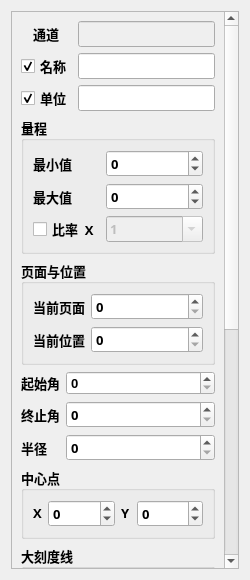
<?xml version="1.0" encoding="UTF-8"?>
<ui version="4.0">
 <class>MeterConfigDlg</class>
 <widget class="QWidget" name="MeterConfigDlg">
  <property name="windowModality">
   <enum>Qt::WindowModal</enum>
  </property>
  <property name="geometry">
   <rect>
    <x>0</x>
    <y>0</y>
    <width>250</width>
    <height>580</height>
   </rect>
  </property>
  <property name="sizePolicy">
   <sizepolicy hsizetype="Preferred" vsizetype="Preferred">
    <horstretch>0</horstretch>
    <verstretch>0</verstretch>
   </sizepolicy>
  </property>
  <property name="maximumSize">
   <size>
    <width>16777215</width>
    <height>16777215</height>
   </size>
  </property>
  <property name="font">
   <font>
    <family>楷体</family>
    <pointsize>10</pointsize>
    <weight>75</weight>
    <bold>true</bold>
   </font>
  </property>
  <property name="windowTitle">
   <string>Form</string>
  </property>
  <layout class="QVBoxLayout" name="verticalLayout_2">
   <item>
    <widget class="QScrollArea" name="scrollArea">
     <property name="sizePolicy">
      <sizepolicy hsizetype="Preferred" vsizetype="Preferred">
       <horstretch>0</horstretch>
       <verstretch>0</verstretch>
      </sizepolicy>
     </property>
     <property name="widgetResizable">
      <bool>true</bool>
     </property>
     <widget class="QWidget" name="scrollAreaWidgetContents">
      <property name="geometry">
       <rect>
        <x>0</x>
        <y>0</y>
        <width>235</width>
        <height>895</height>
       </rect>
      </property>
      <layout class="QVBoxLayout" name="verticalLayout">
       <item>
        <layout class="QGridLayout" name="gridLayout_5">
         <item row="0" column="0" alignment="Qt::AlignHCenter|Qt::AlignVCenter">
          <widget class="QLabel" name="channelLablel">
           <property name="text">
            <string>通道</string>
           </property>
           <property name="buddy">
            <cstring>channelLineEdit</cstring>
           </property>
          </widget>
         </item>
         <item row="0" column="1">
          <widget class="QLineEdit" name="channelLineEdit">
           <property name="enabled">
            <bool>false</bool>
           </property>
           <property name="font">
            <font>
             <family>04b_21</family>
             <pointsize>10</pointsize>
            </font>
           </property>
           <property name="focusPolicy">
            <enum>Qt::ClickFocus</enum>
           </property>
           <property name="autoFillBackground">
            <bool>false</bool>
           </property>
           <property name="readOnly">
            <bool>false</bool>
           </property>
           <property name="cursorMoveStyle">
            <enum>Qt::LogicalMoveStyle</enum>
           </property>
          </widget>
         </item>
         <item row="1" column="1">
          <widget class="QLineEdit" name="titleLineEdit"/>
         </item>
         <item row="2" column="1">
          <widget class="QLineEdit" name="UnitsLineEdit">
           <property name="sizePolicy">
            <sizepolicy hsizetype="Preferred" vsizetype="Fixed">
             <horstretch>0</horstretch>
             <verstretch>0</verstretch>
            </sizepolicy>
           </property>
          </widget>
         </item>
         <item row="1" column="0">
          <widget class="QCheckBox" name="titleCheckBox">
           <property name="text">
            <string>名称</string>
           </property>
           <property name="checked">
            <bool>true</bool>
           </property>
          </widget>
         </item>
         <item row="2" column="0">
          <widget class="QCheckBox" name="unitsCheckBox">
           <property name="text">
            <string>单位</string>
           </property>
           <property name="checked">
            <bool>true</bool>
           </property>
          </widget>
         </item>
        </layout>
       </item>
       <item>
        <widget class="QGroupBox" name="groupBox">
         <property name="title">
          <string>量程</string>
         </property>
         <layout class="QGridLayout" name="gridLayout_7">
          <item row="0" column="0">
           <widget class="QLabel" name="minLabel">
            <property name="text">
             <string>最小值</string>
            </property>
           </widget>
          </item>
          <item row="0" column="1">
           <widget class="QSpinBox" name="minValueSpinBox">
            <property name="sizePolicy">
             <sizepolicy hsizetype="Expanding" vsizetype="Fixed">
              <horstretch>0</horstretch>
              <verstretch>0</verstretch>
             </sizepolicy>
            </property>
            <property name="minimum">
             <number>-1000</number>
            </property>
            <property name="maximum">
             <number>1000</number>
            </property>
           </widget>
          </item>
          <item row="1" column="0">
           <widget class="QLabel" name="maxLabel">
            <property name="text">
             <string>最大值</string>
            </property>
           </widget>
          </item>
          <item row="1" column="1">
           <widget class="QSpinBox" name="maxValueSpinBox">
            <property name="sizePolicy">
             <sizepolicy hsizetype="Expanding" vsizetype="Fixed">
              <horstretch>0</horstretch>
              <verstretch>0</verstretch>
             </sizepolicy>
            </property>
            <property name="minimum">
             <number>-1000</number>
            </property>
            <property name="maximum">
             <number>1000</number>
            </property>
           </widget>
          </item>
          <item row="2" column="0">
           <widget class="QCheckBox" name="rateCheckBox">
            <property name="text">
             <string>比率  X</string>
            </property>
            <property name="checked">
             <bool>false</bool>
            </property>
           </widget>
          </item>
          <item row="2" column="1">
           <widget class="QComboBox" name="rateComboBox">
            <property name="enabled">
             <bool>false</bool>
            </property>
            <property name="editable">
             <bool>true</bool>
            </property>
            <property name="currentText">
             <string>1</string>
            </property>
            <property name="currentIndex">
             <number>4</number>
            </property>
            <item>
             <property name="text">
              <string>0.0001</string>
             </property>
            </item>
            <item>
             <property name="text">
              <string>0.001</string>
             </property>
            </item>
            <item>
             <property name="text">
              <string>0.01</string>
             </property>
            </item>
            <item>
             <property name="text">
              <string>0.1</string>
             </property>
            </item>
            <item>
             <property name="text">
              <string>1</string>
             </property>
            </item>
            <item>
             <property name="text">
              <string>10</string>
             </property>
            </item>
            <item>
             <property name="text">
              <string>100</string>
             </property>
            </item>
            <item>
             <property name="text">
              <string>1000</string>
             </property>
            </item>
            <item>
             <property name="text">
              <string>10000</string>
             </property>
            </item>
           </widget>
          </item>
         </layout>
        </widget>
       </item>
       <item>
        <widget class="QGroupBox" name="PosGroupBox">
         <property name="title">
          <string>页面与位置</string>
         </property>
         <layout class="QGridLayout" name="gridLayout_6">
          <item row="0" column="0">
           <widget class="QLabel" name="currentPageLablel">
            <property name="text">
             <string>当前页面</string>
            </property>
            <property name="buddy">
             <cstring>endAngleSpinBox</cstring>
            </property>
           </widget>
          </item>
          <item row="0" column="1">
           <widget class="QSpinBox" name="pageSpinBox">
            <property name="sizePolicy">
             <sizepolicy hsizetype="Expanding" vsizetype="Fixed">
              <horstretch>0</horstretch>
              <verstretch>0</verstretch>
             </sizepolicy>
            </property>
           </widget>
          </item>
          <item row="1" column="0">
           <widget class="QLabel" name="posLablel">
            <property name="text">
             <string>当前位置</string>
            </property>
            <property name="buddy">
             <cstring>endAngleSpinBox</cstring>
            </property>
           </widget>
          </item>
          <item row="1" column="1">
           <widget class="QSpinBox" name="posSpinBox">
            <property name="sizePolicy">
             <sizepolicy hsizetype="Expanding" vsizetype="Fixed">
              <horstretch>0</horstretch>
              <verstretch>0</verstretch>
             </sizepolicy>
            </property>
           </widget>
          </item>
         </layout>
        </widget>
       </item>
       <item>
        <layout class="QGridLayout" name="gridLayout_4">
         <item row="0" column="0">
          <widget class="QLabel" name="startAngleLablel">
           <property name="text">
            <string>起始角</string>
           </property>
           <property name="buddy">
            <cstring>startAngleSpinBox</cstring>
           </property>
          </widget>
         </item>
         <item row="2" column="1">
          <widget class="QSpinBox" name="endAngleSpinBox">
           <property name="maximum">
            <number>360</number>
           </property>
          </widget>
         </item>
         <item row="3" column="0">
          <widget class="QLabel" name="radiusLablel">
           <property name="text">
            <string>半径</string>
           </property>
           <property name="buddy">
            <cstring>radiusSpinBox</cstring>
           </property>
          </widget>
         </item>
         <item row="3" column="1">
          <widget class="QSpinBox" name="radiusSpinBox">
           <property name="maximum">
            <number>100</number>
           </property>
          </widget>
         </item>
         <item row="2" column="0">
          <widget class="QLabel" name="endAngleLablel">
           <property name="text">
            <string>终止角</string>
           </property>
           <property name="buddy">
            <cstring>endAngleSpinBox</cstring>
           </property>
          </widget>
         </item>
         <item row="0" column="1">
          <widget class="QSpinBox" name="startAngleSpinBox">
           <property name="sizePolicy">
            <sizepolicy hsizetype="Expanding" vsizetype="Fixed">
             <horstretch>0</horstretch>
             <verstretch>0</verstretch>
            </sizepolicy>
           </property>
           <property name="font">
            <font>
             <family>Arial</family>
            </font>
           </property>
           <property name="statusTip">
            <string>0~360</string>
           </property>
           <property name="maximum">
            <number>360</number>
           </property>
           <property name="singleStep">
            <number>1</number>
           </property>
          </widget>
         </item>
        </layout>
       </item>
       <item>
        <widget class="QGroupBox" name="centerGroupBox">
         <property name="title">
          <string>中心点</string>
         </property>
         <layout class="QHBoxLayout" name="horizontalLayout">
          <item>
           <widget class="QLabel" name="radiusXLablel">
            <property name="sizePolicy">
             <sizepolicy hsizetype="Fixed" vsizetype="Fixed">
              <horstretch>0</horstretch>
              <verstretch>0</verstretch>
             </sizepolicy>
            </property>
            <property name="text">
             <string>X</string>
            </property>
            <property name="buddy">
             <cstring>XSpinBox</cstring>
            </property>
           </widget>
          </item>
          <item>
           <widget class="QSpinBox" name="XSpinBox">
            <property name="minimum">
             <number>-400</number>
            </property>
            <property name="maximum">
             <number>400</number>
            </property>
           </widget>
          </item>
          <item>
           <widget class="QLabel" name="radiusYLablel">
            <property name="sizePolicy">
             <sizepolicy hsizetype="Fixed" vsizetype="Fixed">
              <horstretch>0</horstretch>
              <verstretch>0</verstretch>
             </sizepolicy>
            </property>
            <property name="text">
             <string>Y</string>
            </property>
            <property name="buddy">
             <cstring>YSpinBox</cstring>
            </property>
           </widget>
          </item>
          <item>
           <widget class="QSpinBox" name="YSpinBox">
            <property name="minimum">
             <number>-300</number>
            </property>
            <property name="maximum">
             <number>300</number>
            </property>
           </widget>
          </item>
         </layout>
        </widget>
       </item>
       <item>
        <widget class="QGroupBox" name="majorScalegroupBox">
         <property name="title">
          <string>大刻度线</string>
         </property>
         <layout class="QGridLayout" name="gridLayout_2">
          <item row="2" column="1">
           <widget class="QSpinBox" name="majorWidthSpinBox">
            <property name="minimum">
             <number>1</number>
            </property>
           </widget>
          </item>
          <item row="2" column="0">
           <widget class="QLabel" name="majorScaleWidthLabel">
            <property name="sizePolicy">
             <sizepolicy hsizetype="Fixed" vsizetype="Fixed">
              <horstretch>0</horstretch>
              <verstretch>0</verstretch>
             </sizepolicy>
            </property>
            <property name="text">
             <string>宽度</string>
            </property>
            <property name="buddy">
             <cstring>majorWidthSpinBox</cstring>
            </property>
           </widget>
          </item>
          <item row="1" column="0">
           <widget class="QLabel" name="majorScaleLengthLabel">
            <property name="sizePolicy">
             <sizepolicy hsizetype="Fixed" vsizetype="Fixed">
              <horstretch>0</horstretch>
              <verstretch>0</verstretch>
             </sizepolicy>
            </property>
            <property name="text">
             <string>长度</string>
            </property>
            <property name="buddy">
             <cstring>majorLengthSpinBox</cstring>
            </property>
           </widget>
          </item>
          <item row="0" column="1">
           <widget class="QSpinBox" name="majorNumSpinBox">
            <property name="minimum">
             <number>1</number>
            </property>
           </widget>
          </item>
          <item row="0" column="0">
           <widget class="QLabel" name="majorScaleNumLablel">
            <property name="sizePolicy">
             <sizepolicy hsizetype="Fixed" vsizetype="Fixed">
              <horstretch>0</horstretch>
              <verstretch>0</verstretch>
             </sizepolicy>
            </property>
            <property name="text">
             <string>间距</string>
            </property>
            <property name="buddy">
             <cstring>majorNumSpinBox</cstring>
            </property>
           </widget>
          </item>
          <item row="1" column="1">
           <widget class="QSpinBox" name="majorLengthSpinBox">
            <property name="minimum">
             <number>1</number>
            </property>
           </widget>
          </item>
         </layout>
        </widget>
       </item>
       <item>
        <widget class="QGroupBox" name="middleScalegroupBox">
         <property name="title">
          <string>中刻度线</string>
         </property>
         <property name="checkable">
          <bool>true</bool>
         </property>
         <property name="checked">
          <bool>false</bool>
         </property>
         <layout class="QGridLayout" name="gridLayout">
          <item row="3" column="1">
           <widget class="QSpinBox" name="middleWidthSpinBox">
            <property name="minimum">
             <number>1</number>
            </property>
           </widget>
          </item>
          <item row="3" column="0">
           <widget class="QLabel" name="middleScaleWidthLablel">
            <property name="sizePolicy">
             <sizepolicy hsizetype="Fixed" vsizetype="Fixed">
              <horstretch>0</horstretch>
              <verstretch>0</verstretch>
             </sizepolicy>
            </property>
            <property name="text">
             <string>宽度</string>
            </property>
            <property name="buddy">
             <cstring>middleWidthSpinBox</cstring>
            </property>
           </widget>
          </item>
          <item row="2" column="0">
           <widget class="QLabel" name="middleScaleLengthLabel">
            <property name="sizePolicy">
             <sizepolicy hsizetype="Fixed" vsizetype="Fixed">
              <horstretch>0</horstretch>
              <verstretch>0</verstretch>
             </sizepolicy>
            </property>
            <property name="text">
             <string>长度</string>
            </property>
            <property name="buddy">
             <cstring>middleLengthSpinBox</cstring>
            </property>
           </widget>
          </item>
          <item row="2" column="1">
           <widget class="QSpinBox" name="middleLengthSpinBox">
            <property name="minimum">
             <number>1</number>
            </property>
           </widget>
          </item>
          <item row="1" column="1">
           <widget class="QSpinBox" name="middleNumSpinBox">
            <property name="enabled">
             <bool>false</bool>
            </property>
            <property name="minimum">
             <number>0</number>
            </property>
           </widget>
          </item>
          <item row="1" column="0">
           <widget class="QLabel" name="middleScaleNumLablel">
            <property name="sizePolicy">
             <sizepolicy hsizetype="Fixed" vsizetype="Fixed">
              <horstretch>0</horstretch>
              <verstretch>0</verstretch>
             </sizepolicy>
            </property>
            <property name="text">
             <string>间距</string>
            </property>
            <property name="buddy">
             <cstring>middleNumSpinBox</cstring>
            </property>
           </widget>
          </item>
         </layout>
        </widget>
       </item>
       <item>
        <widget class="QGroupBox" name="minnorScaleGroupBox">
         <property name="title">
          <string>小刻度线</string>
         </property>
         <layout class="QGridLayout" name="gridLayout_3">
          <item row="1" column="0">
           <widget class="QLabel" name="minorScaleLengthLabel">
            <property name="sizePolicy">
             <sizepolicy hsizetype="Fixed" vsizetype="Preferred">
              <horstretch>0</horstretch>
              <verstretch>0</verstretch>
             </sizepolicy>
            </property>
            <property name="text">
             <string>长度</string>
            </property>
            <property name="buddy">
             <cstring>minorLengthSpinBox</cstring>
            </property>
           </widget>
          </item>
          <item row="1" column="1">
           <widget class="QSpinBox" name="minorLengthSpinBox">
            <property name="minimum">
             <number>1</number>
            </property>
           </widget>
          </item>
          <item row="0" column="0">
           <widget class="QLabel" name="minorScaleNumLablel">
            <property name="sizePolicy">
             <sizepolicy hsizetype="Fixed" vsizetype="Preferred">
              <horstretch>0</horstretch>
              <verstretch>0</verstretch>
             </sizepolicy>
            </property>
            <property name="text">
             <string>间距</string>
            </property>
            <property name="buddy">
             <cstring>minorNumDoubleSpinBox</cstring>
            </property>
           </widget>
          </item>
          <item row="2" column="1">
           <widget class="QSpinBox" name="minorWidthSpinBox">
            <property name="minimum">
             <number>1</number>
            </property>
           </widget>
          </item>
          <item row="2" column="0">
           <widget class="QLabel" name="minorScaleWidthLabel">
            <property name="sizePolicy">
             <sizepolicy hsizetype="Fixed" vsizetype="Preferred">
              <horstretch>0</horstretch>
              <verstretch>0</verstretch>
             </sizepolicy>
            </property>
            <property name="text">
             <string>宽度</string>
            </property>
            <property name="buddy">
             <cstring>minorWidthSpinBox</cstring>
            </property>
           </widget>
          </item>
          <item row="0" column="1">
           <widget class="QDoubleSpinBox" name="minorNumDoubleSpinBox">
            <property name="minimum">
             <double>0.010000000000000</double>
            </property>
            <property name="singleStep">
             <double>0.010000000000000</double>
            </property>
           </widget>
          </item>
         </layout>
        </widget>
       </item>
      </layout>
     </widget>
    </widget>
   </item>
  </layout>
 </widget>
 <resources/>
 <connections>
  <connection>
   <sender>titleCheckBox</sender>
   <signal>clicked(bool)</signal>
   <receiver>titleLineEdit</receiver>
   <slot>setEnabled(bool)</slot>
   <hints>
    <hint type="sourcelabel">
     <x>62</x>
     <y>64</y>
    </hint>
    <hint type="destinationlabel">
     <x>118</x>
     <y>62</y>
    </hint>
   </hints>
  </connection>
  <connection>
   <sender>unitsCheckBox</sender>
   <signal>clicked(bool)</signal>
   <receiver>UnitsLineEdit</receiver>
   <slot>setEnabled(bool)</slot>
   <hints>
    <hint type="sourcelabel">
     <x>58</x>
     <y>96</y>
    </hint>
    <hint type="destinationlabel">
     <x>110</x>
     <y>101</y>
    </hint>
   </hints>
  </connection>
  <connection>
   <sender>rateCheckBox</sender>
   <signal>clicked(bool)</signal>
   <receiver>rateComboBox</receiver>
   <slot>setEnabled(bool)</slot>
   <hints>
    <hint type="sourcelabel">
     <x>62</x>
     <y>221</y>
    </hint>
    <hint type="destinationlabel">
     <x>139</x>
     <y>216</y>
    </hint>
   </hints>
  </connection>
 </connections>
</ui>
